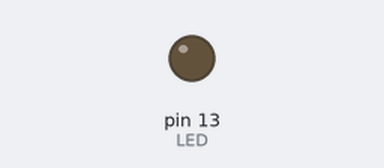
Simulated run of this sketch. Board: Arduino Uno, built with avr-gcc and run on an emulated ATmega328P. On the bench: output pins drawn as LEDs (lit = HIGH).

Above: at 0.05 s.
At 0.5 s:
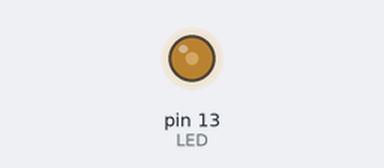
At 1.0 s:
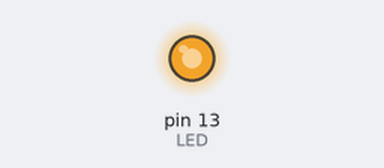
At 2.0 s:
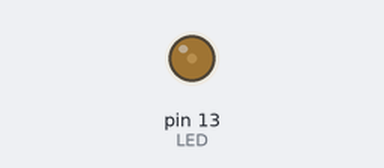
Timing chart, 0 to 5.1 s (numbered marks = the images above):
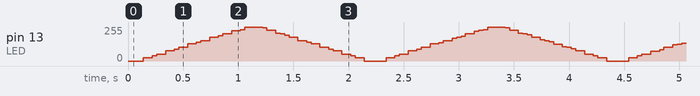

The sketch:

229_4.ino
```cpp
const int LED = 13;

void setup() {
  pinMode(LED, OUTPUT);
}

void loop() {
  for(int t_high=0;t_high<=10;t_high++) {
    int cnt=0;
    while(true) {
      digitalWrite(LED, HIGH);
      delay(t_high);
      digitalWrite(LED, LOW);
      delay(10-t_high);

      cnt++;
      if(cnt==10) break;
    }
  }
  for(int t_high=0;t_high<=10;t_high++) {
    int cnt=0;
    while(true) {
      digitalWrite(LED, HIGH);
      delay(10-t_high);
      digitalWrite(LED, LOW);
      delay(t_high);

      cnt++;
      if(cnt==10) break;
    }
  }
}
```
